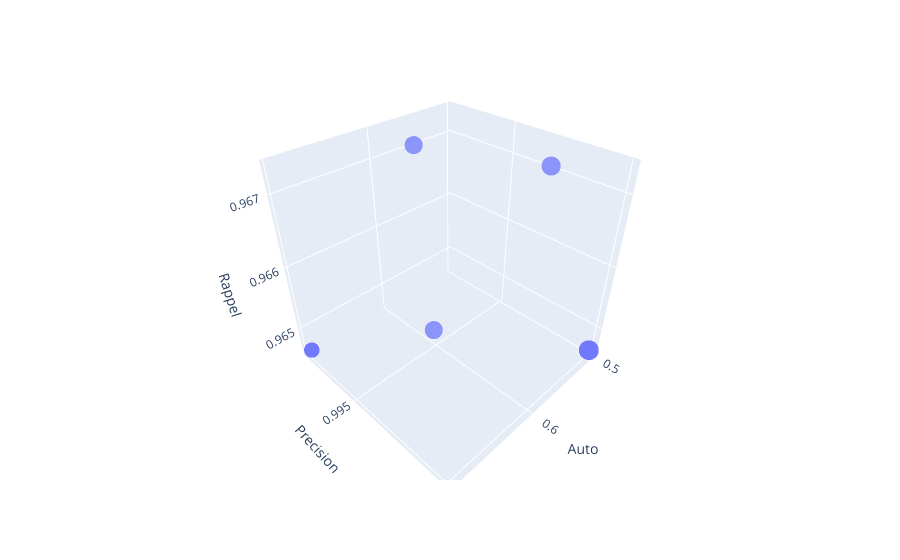

The code cell stored with this chart in its notebook:
### Code cell
df_copy = df.copy()
df_copy = df_copy[df_copy.Precision>=0.99]
df_copy = df_copy[df_copy.Rappel>=0.96]
df_copy = df_copy[df_copy.Auto>=0.15]

df_copy["Scale"] = (1 - df_copy["Auto"]) * 10
fig = px.scatter_3d(df_copy, x="Auto", y= "Precision", z="Rappel", size="Scale")
fig.show()
fig.write_html("/var/data/cgaydon/data/202110_building_val/logs/good_checkpoints/V2.0/M5V2.0_Pareto_3D_front.html")

### Figure 1 — Plotly figure (JSON) as saved in the notebook; plotly's stock layout.template omitted (floating-point values rounded to 4 significant figures)
{"data": [{"hovertemplate": "Auto=%{x}<br>Precision=%{y}<br>Rappel=%{z}<br>Scale=%{marker.size}<extra></extra>", "legendgroup": "", "marker": {"color": "#636efa", "size": [4.092, 3.033, 3.033, 4.108, 4.976, 4.976, 4.574], "sizemode": "area", "sizeref": 0.01244, "symbol": "circle"}, "mode": "markers", "name": "", "scene": "scene", "showlegend": false, "type": "scatter3d", "x": [0.5908, 0.6967, 0.6967, 0.5892, 0.5024, 0.5024, 0.5426], "y": [0.9944, 0.9917, 0.9917, 0.9935, 1, 1, 0.9981], "z": [0.9646, 0.9646, 0.9646, 0.9673, 0.9646, 0.9646, 0.9673]}], "layout": {"legend": {"itemsizing": "constant", "tracegroupgap": 0}, "margin": {"t": 60}, "scene": {"domain": {"x": [0, 1], "y": [0, 1]}, "xaxis": {"title": {"text": "Auto"}}, "yaxis": {"title": {"text": "Precision"}}, "zaxis": {"title": {"text": "Rappel"}}}}}
